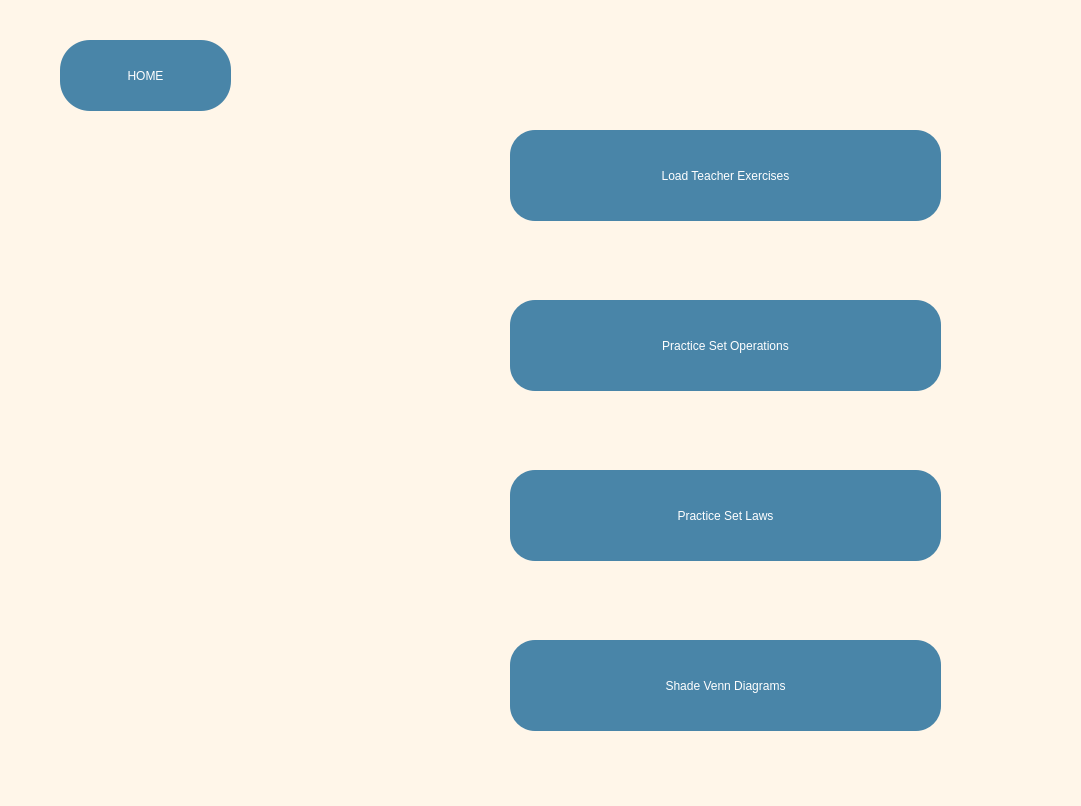
<?xml version="1.0" encoding="UTF-8"?>
<ui version="4.0">
 <class>MainWindow</class>
 <widget class="QMainWindow" name="MainWindow">
  <property name="geometry">
   <rect>
    <x>0</x>
    <y>0</y>
    <width>1081</width>
    <height>806</height>
   </rect>
  </property>
  <property name="windowTitle">
   <string>MainWindow</string>
  </property>
  <property name="styleSheet">
   <string notr="true">QWidget{
	background-color:rgb(255,246,233);
}

QPushButton{
font: 23pt 'Verdana';
background-color:rgb(73,133,168);
border-radius:25%;
color:white}

QPushButton:Hover{
background-color:rgb(93,153,168);
border:3px solid black;
}

#HomeButton{
font: 20pt 'Verdana';
background-color:rgb(73,133,168);
border-radius:30%;
color:white;}

#HomeButton:Hover{
background-color:rgb(93,153,168);
border:2px solid black;
}</string>
  </property>
  <widget class="QWidget" name="centralwidget">
   <widget class="QPushButton" name="SetOperations">
    <property name="geometry">
     <rect>
      <x>510</x>
      <y>300</y>
      <width>431</width>
      <height>91</height>
     </rect>
    </property>
    <property name="styleSheet">
     <string notr="true"/>
    </property>
    <property name="text">
     <string>Practice Set Operations</string>
    </property>
   </widget>
   <widget class="QPushButton" name="TeacherSheets">
    <property name="geometry">
     <rect>
      <x>510</x>
      <y>130</y>
      <width>431</width>
      <height>91</height>
     </rect>
    </property>
    <property name="styleSheet">
     <string notr="true"/>
    </property>
    <property name="text">
     <string>Load Teacher Exercises</string>
    </property>
   </widget>
   <widget class="QPushButton" name="SetLaws">
    <property name="geometry">
     <rect>
      <x>510</x>
      <y>470</y>
      <width>431</width>
      <height>91</height>
     </rect>
    </property>
    <property name="styleSheet">
     <string notr="true"/>
    </property>
    <property name="text">
     <string>Practice Set Laws</string>
    </property>
   </widget>
   <widget class="QPushButton" name="VennDiagrams">
    <property name="geometry">
     <rect>
      <x>510</x>
      <y>640</y>
      <width>431</width>
      <height>91</height>
     </rect>
    </property>
    <property name="styleSheet">
     <string notr="true"/>
    </property>
    <property name="text">
     <string>Shade Venn Diagrams</string>
    </property>
   </widget>
   <widget class="QPushButton" name="HomeButton">
    <property name="geometry">
     <rect>
      <x>60</x>
      <y>40</y>
      <width>171</width>
      <height>71</height>
     </rect>
    </property>
    <property name="styleSheet">
     <string notr="true"/>
    </property>
    <property name="text">
     <string>HOME</string>
    </property>
   </widget>
  </widget>
  <widget class="QStatusBar" name="statusbar"/>
 </widget>
 <resources/>
 <connections/>
</ui>
